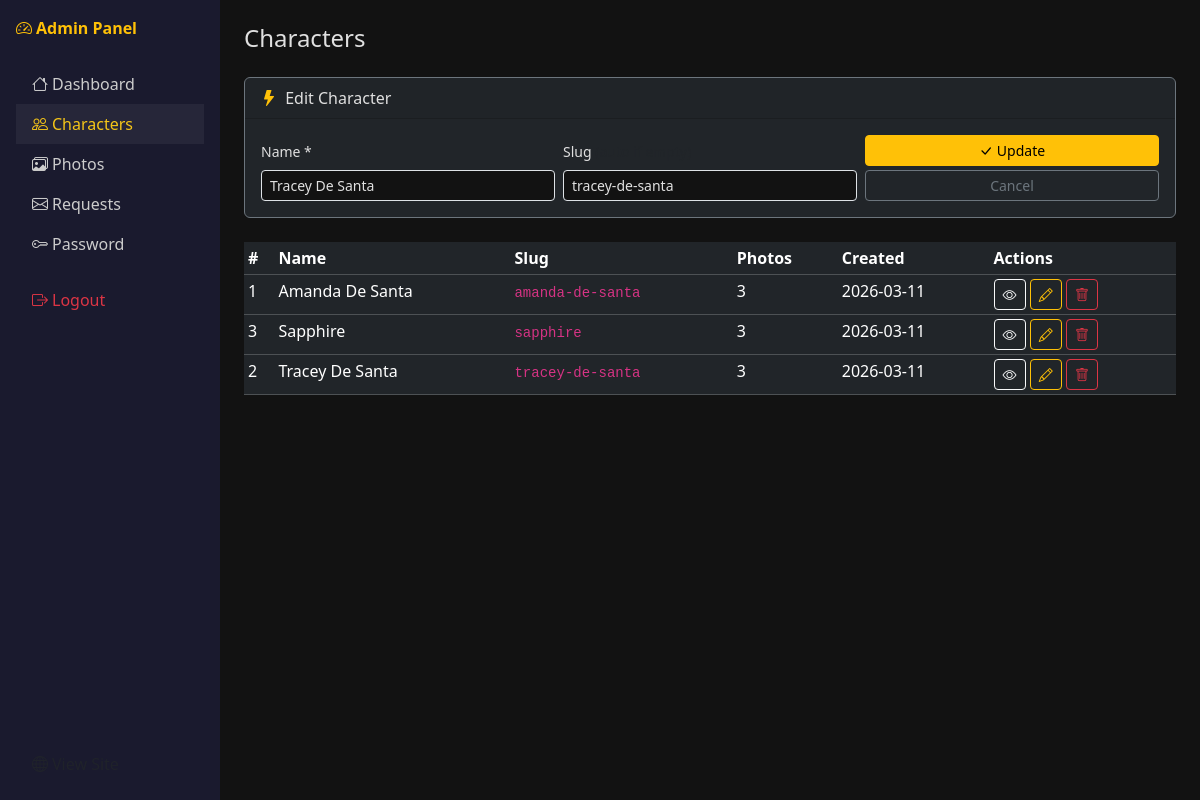
Page /admin/characters.php?edit=2 (signed in) on the committed database.
### tables this page shows
CREATE TABLE `characters` (
    `id` INT UNSIGNED AUTO_INCREMENT PRIMARY KEY,
    `name` VARCHAR(100) NOT NULL,
    `slug` VARCHAR(120) NOT NULL UNIQUE,
    `created_at` DATETIME NOT NULL DEFAULT CURRENT_TIMESTAMP,
    INDEX `idx_name` (`name`)
);

### lib/helpers.php (called while the page is built, shortened)
<?php
function e(string $str): string {
    return htmlspecialchars($str, ENT_QUOTES | ENT_SUBSTITUTE, 'UTF-8');
}

### lib/csrf.php (called while the page is built, shortened)
<?php
function csrf_token(): string {
    return $_SESSION['csrf_token'];
}

### admin/characters.php (the view, shortened to what this page needs)
<?php
require_once __DIR__ . '/../lib/helpers.php';
$pdo = get_pdo();
if (isset($_GET['edit'])) {
    $editId = (int)$_GET['edit'];
    $stmt = $pdo->prepare("SELECT * FROM characters WHERE id = ?");
    $stmt->execute([$editId]);
    $editChar = $stmt->fetch();
}
$characters = $pdo->query("SELECT c.*, (SELECT COUNT(*) FROM photos WHERE character_id = c.id) AS photo_count FROM characters c ORDER BY c.name")->fetchAll();
include __DIR__ . '/partials/admin_header.php';
?>
<h2 class="h4 mb-4">Characters</h2>
<div class="card bg-dark border-secondary mb-4">
    <div class="card-header">
        <i class="bi bi-lightning-fill text-warning me-1"></i>
        <?= isset($editChar) ? 'Edit Character' : 'Quick Add Character' ?>
    </div>
    <div class="card-body">
        <form method="POST" class="row g-2 align-items-end">
            <div class="col-md-4">
                <label class="form-label small">Name *</label>
                <input type="text" class="form-control form-control-sm" name="name" required value="<?= e(isset($editChar) ? $editChar['name'] : '') ?>">
            </div>
            <div class="col-md-4">
                <label class="form-label small">Slug <span class="text-muted">(auto if empty)</span></label>
                <input type="text" class="form-control form-control-sm" name="slug" value="<?= e(isset($editChar) ? $editChar['slug'] : '') ?>">
            </div>
            <div class="col-md-4">
                <button type="submit" name="save_character" class="btn btn-warning btn-sm w-100">
                    <i class="bi bi-check-lg me-1"></i><?= isset($editChar) ? 'Update' : 'Add' ?>
                </button>
                <?php if (isset($editChar)): ?>
                    <a href="<?= SITE_URL ?>/admin/characters.php" class="btn btn-outline-secondary btn-sm w-100 mt-1">Cancel</a>
                <?php endif; ?>
            </div>
        </form>
    </div>
</div>
<div class="table-responsive">
    <table class="table table-dark table-hover table-sm">
        <thead>
            <tr>
                <th>#</th>
                <th>Name</th>
                <th>Slug</th>
                <th>Photos</th>
                <th>Created</th>
                <th>Actions</th>
            </tr>
        </thead>
        <tbody>
            <?php foreach ($characters as $c): ?>
            <tr>
                <td><?= $c['id'] ?></td>
                <td><?= e($c['name']) ?></td>
                <td><code><?= e($c['slug']) ?></code></td>
                <td><?= $c['photo_count'] ?></td>
                <td><?= date('Y-m-d', strtotime($c['created_at'])) ?></td>
                <td>
                    <a href="<?= SITE_URL ?>/character.php?slug=<?= e($c['slug']) ?>" class="btn btn-outline-light btn-sm" target="_blank" title="View"><i class="bi bi-eye"></i></a>
                    <a href="?edit=<?= $c['id'] ?>" class="btn btn-outline-warning btn-sm" title="Edit"><i class="bi bi-pencil"></i></a>
                    <a href="?delete=<?= $c['id'] ?>&token=<?= csrf_token() ?>" class="btn btn-outline-danger btn-sm" title="Delete" onclick="return confirm('Delete this character and all its photos?')"><i class="bi bi-trash"></i></a>
                </td>
            </tr>
            <?php endforeach; ?>
        </tbody>
    </table>
</div>
<?php include __DIR__ . '/partials/admin_footer.php'; ?>

### assets/css/styles.css (style rules this page uses)
:root { --bs-body-bg: #121212; --bs-body-color: #e0e0e0; --accent: #f5c518; --card-bg: #1e1e1e; }
body { background-color: var(--bs-body-bg); color: var(--bs-body-color); }
.btn-warning { animation: pulse 2s infinite; }

### rows in the picture
characters: name "Tracey De Santa", slug "tracey-de-santa", id "2", photo_count "3", created_at "2026-03-11"
characters: id "1", name "Amanda De Santa", slug "amanda-de-santa", photo_count "3", created_at "2026-03-11"
characters: id "3", name "Sapphire", slug "sapphire", photo_count "3", created_at "2026-03-11"
